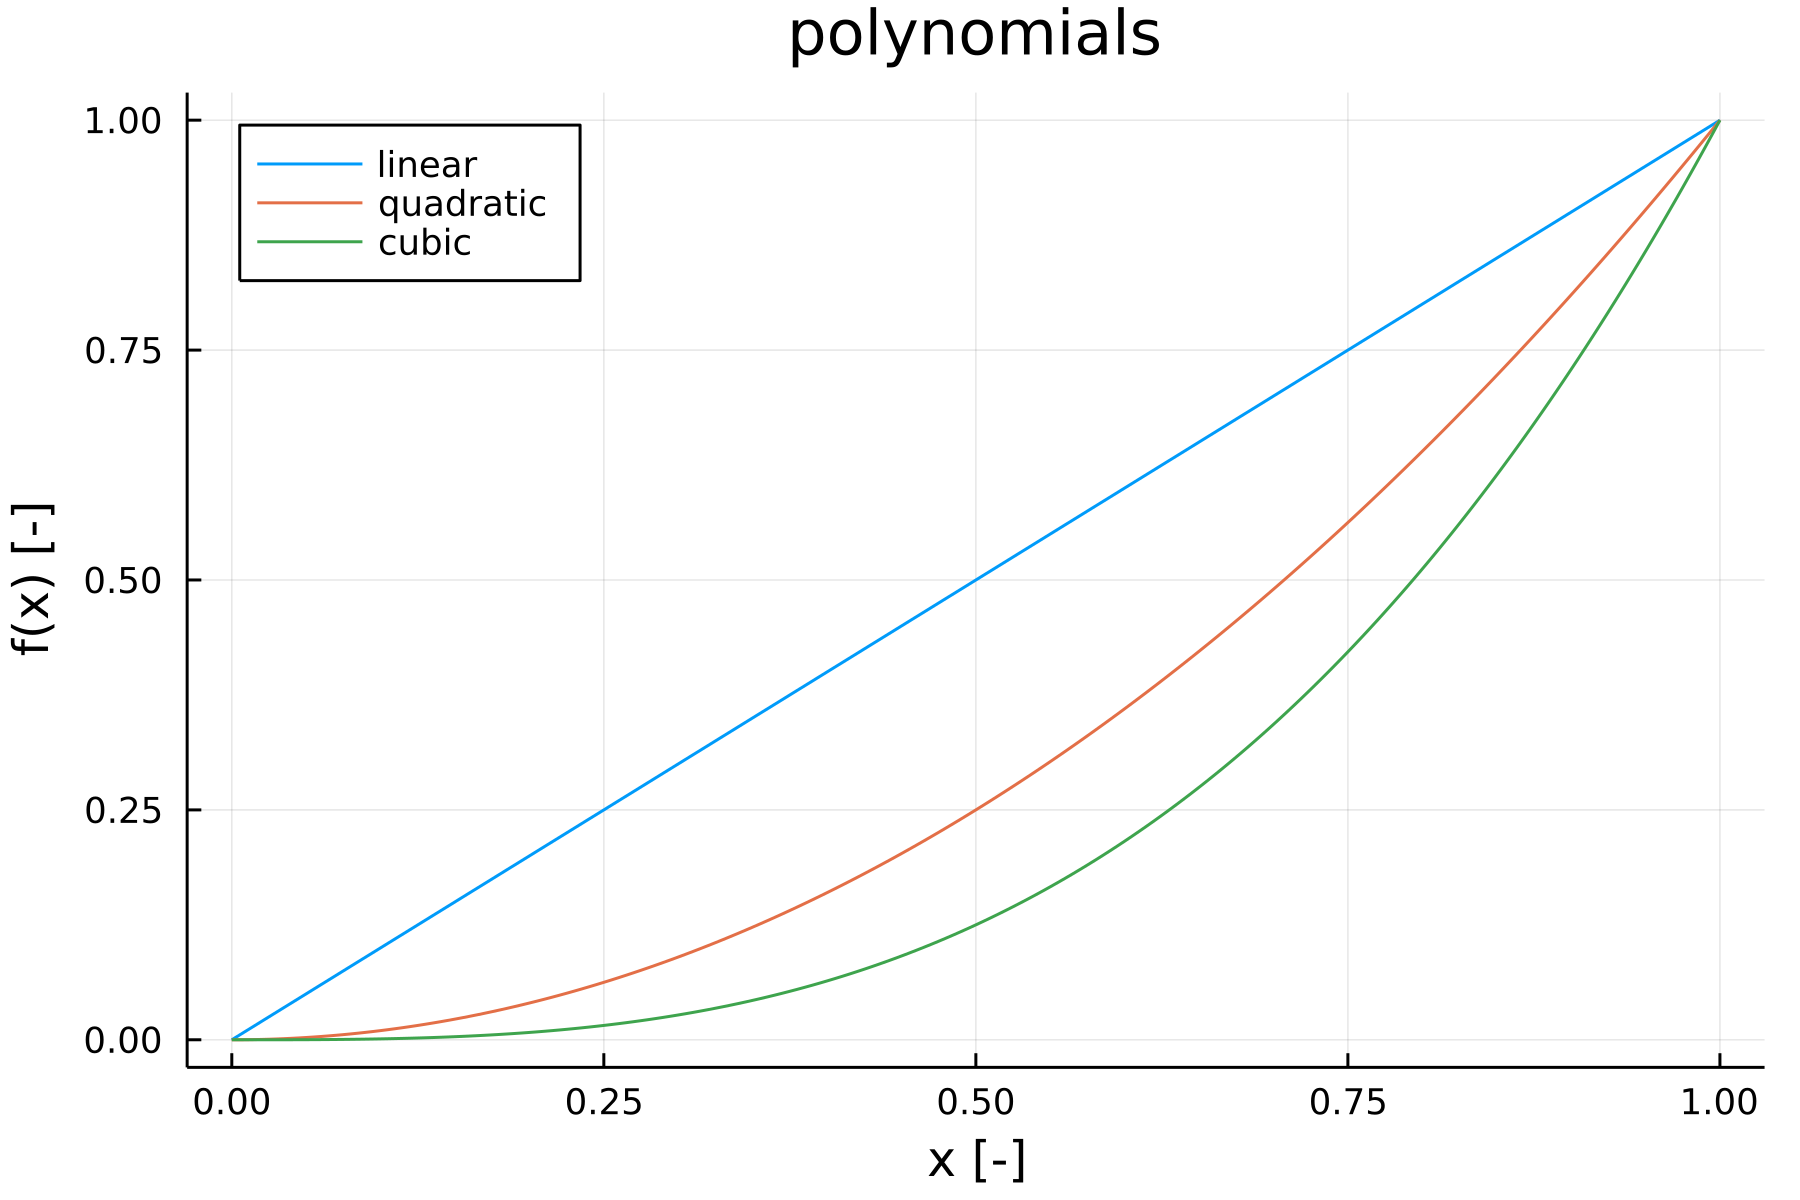

Write Julia code to recreate this figure.
# Import Plots package and use the gr() fast backend
using Plots
gr()

# Define input and polinomial outputs
m = 1
b = 0
x = 0:0.005:1
f = m * x .+ b  # linear
g = x .^ 2      # quadratic
h = x .^ 3      # cubic
println("typeof(x) = ", typeof(x), " | size(x) = ", size(x))
println("typeof(f) = ", typeof(f), " | size(f) = ", size(f))
println("typeof(g) = ", typeof(g), " | size(g) = ", size(g))
println("typeof(h) = ", typeof(h), " | size(h) = ", size(h))

# Define the plt object and place legend on top left corner
plt = plot(legend=:topleft)

# Plot the vectors
plot!(x, f, label="linear")
plot!(x, g, label="quadratic")
plot!(x, h, label="cubic", dpi=300)

# Adding axis and title labels
title!("polynomials")
xaxis!("x [-]")
yaxis!("f(x) [-]")

# Save the figure
savefig("tuto-03-plots.png")

# Display and prevent termination until user presses the "enter" key
display(plt)
readline()
